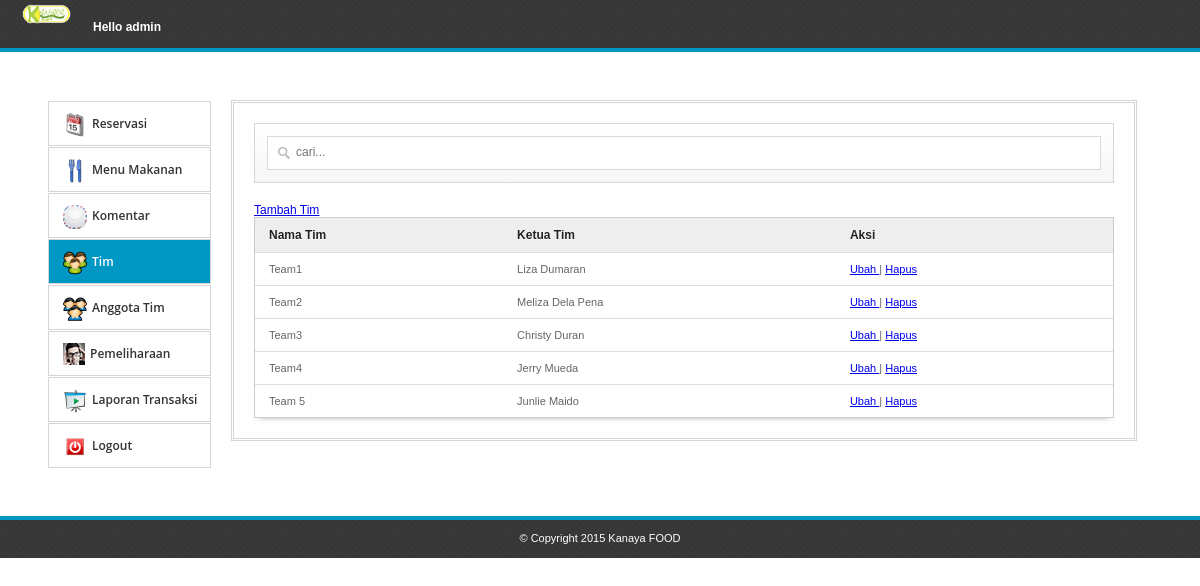
/admin/index.php?ask=team (signed in), run on the app's committed database.
### tables this page shows
CREATE TABLE `catering_team` (
  `ct_id` int(11) NOT NULL AUTO_INCREMENT,
  `ct_name` varchar(100) NOT NULL,
  `ct_leader` varchar(111) NOT NULL,
  PRIMARY KEY (`ct_id`)
);

### admin/team.php (the view, shortened to what this page needs)
<a rel="facebox" href="addteam.php"> Tambah Tim </a>
<table id="resultTable" data-responsive="table">
    <thead>
        <tr>
            <th> Nama Tim </th>
            <th> Ketua Tim </th>
            <th> Aksi </th>
        </tr>
    </thead>
    <tbody>
        <?php
        include('../connect.php');
        $result = $db->prepare("SELECT * FROM catering_team");
        $result->execute();
        for ($i = 0; $row = $result->fetch(); $i++) {
            ?>
            <tr class="record">
                <td><?php echo $row['ct_name']; ?></td>
                <td><?php echo $row['ct_leader']; ?></td>
                <td>
                    <a rel="facebox" href="editteam.php?id=<?php echo $row['ct_id']; ?>"> Ubah </a> |
                    <a href="#" id="<?php echo $row['ct_id']; ?>" class="delbutton" title="Klik untuk menghapus">Hapus</a>
                </td>
            </tr>
            <?php
        }
        ?>
    </tbody>
</table>

### admin/admin.css (style rules this page uses)
* { -moz-transition: width 1s ease-in-out, left 1.5s ease-in-out; -webkit-transition: width 1s ease-in-out, left 1.5s ease-in-out; -moz-transition: width 1s ease-in-out, left 1.5s ease-in-out; -o-transition: width 1s ease-in-out, left 1.5s ease-in-out; transition: width 1s ease-in-out, left 1.5s ease-in-out; }
body { margin: 0; color: #555555; font-family: Arial,Helvetica,sans-serif; font-size: 12px; }
table { border-collapse: separate; background-color: #FFFFFF; border-spacing: 0; max-width: 100%; }
#resultTable { color: #666666; text-shadow: 0 1px 0 #FFFFFF; width: 100%; border: 1px solid #CCCCCC; box-shadow: 0 5px 5px -5px rgba(0, 0, 0, 0.3); }
#resultTable thead tr th { background: none repeat scroll 0 0 #EEEEEE; color: #222222; padding: 10px 14px; text-align: left; border-top: 0 none; font-size: 12px; }
#resultTable tbody tr td { background-color: #FFFFFF; font-size: 11px; text-align: left; padding: 10px 14px; border-top: 1px solid #DDDDDD; }

### data on the page
catering_team: ct_name "Team1", ct_leader "Liza Dumaran"
catering_team: ct_name "Team2", ct_leader "Meliza Dela Pena"
catering_team: ct_name "Team3", ct_leader "Christy Duran"
catering_team: ct_name "Team4", ct_leader "Jerry Mueda"
catering_team: ct_name "Team 5", ct_leader "Junlie Maido"

### other printed values
$_SESSION['USERNAME'] "admin"
